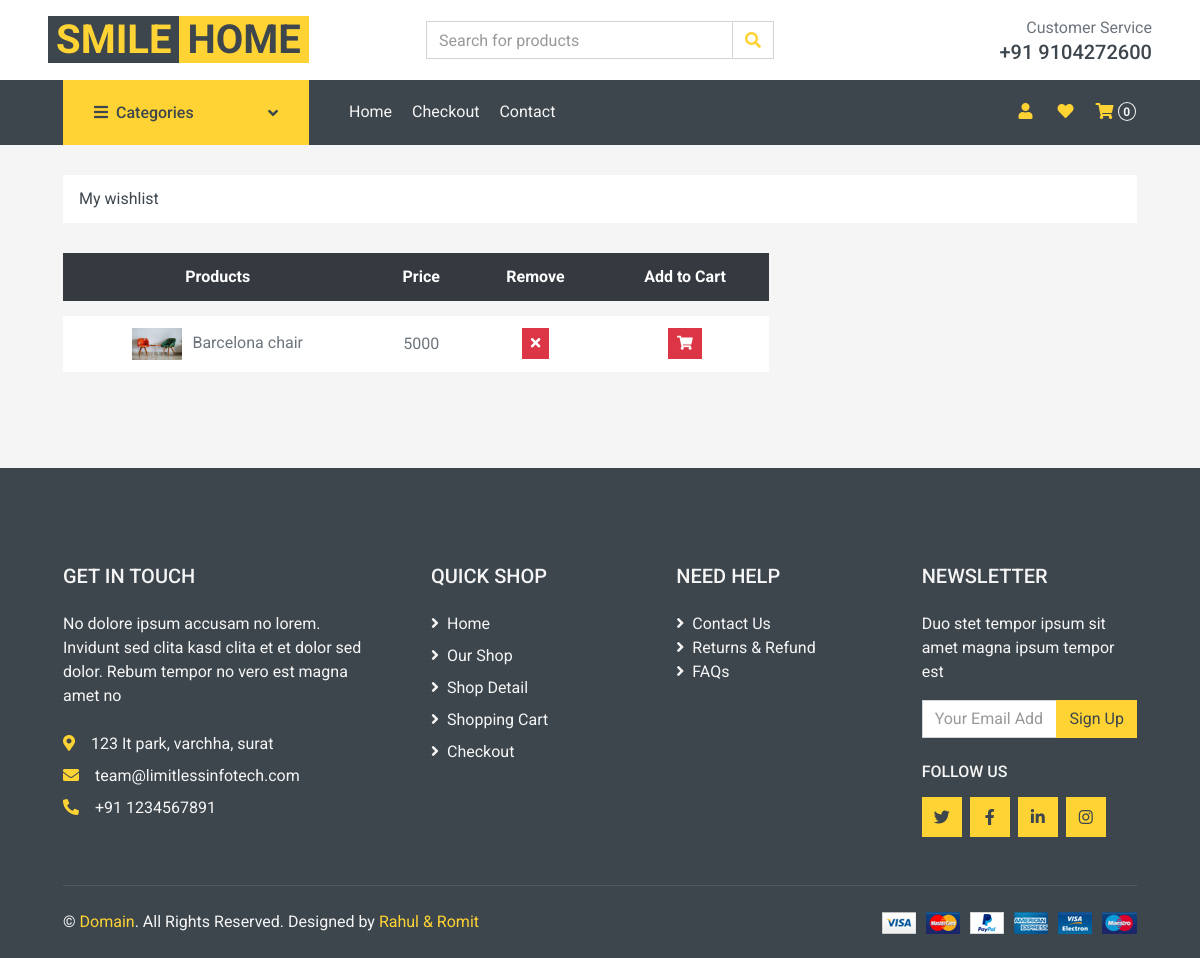
Screenshot of /wishlist.php (signed in) with the database file from the repository.
### tables this page shows
CREATE TABLE `wishlist` (
  `id` int(11) NOT NULL,
  `pid` int(11) NOT NULL,
  `uid` int(11) NOT NULL,
  `timestamp` datetime NOT NULL DEFAULT current_timestamp()
);

CREATE TABLE `product` (
  `product_id` int(11) NOT NULL,
  `product_title` varchar(50) NOT NULL,
  `product_description` varchar(100) NOT NULL,
  `product_img` varchar(100) NOT NULL,
  `product_img2` varchar(100) NOT NULL,
  `category` varchar(50) NOT NULL,
  `product_quantity` int(11) NOT NULL,
  `product_price` int(11) NOT NULL,
  `product_add_date` text NOT NULL,
  `product_modify_date` text NOT NULL
);

### wishlist.php (the view, shortened to what this page needs)
<?php
$user_id = $_SESSION['userid'];
?>
<!DOCTYPE html>
<html lang="en">
<head>
    <link href="https://cdnjs.cloudflare.com/ajax/libs/font-awesome/5.10.0/css/all.min.css" rel="stylesheet">
    <link href="lib/animate/animate.min.css" rel="stylesheet">
    <link href="lib/owlcarousel/assets/owl.carousel.min.css" rel="stylesheet">
    <link href="css/style.css" rel="stylesheet">
</head>
<body style="overflow-x: hidden">
    <?php
    include('./header.php');
    ?>
    <div class="container-fluid">
        <div class="row px-xl-5">
            <div class="col-12">
                <nav class="breadcrumb bg-light mb-30">
                    <a class="breadcrumb-item text-dark" href="#">My wishlist</a>
                </nav>
            </div>
        </div>
    </div>
    <div class="container-fluid">
        <div class="row px-xl-5">
            <div class="col-lg-8 table-responsive mb-5">
                <table class="table table-light table-borderless table-hover text-center mb-0">
                    <thead class="thead-dark">
                        <tr>
                            <th>Products</th>
                            <th>Price</th>
                            <th>Remove</th>
                            <th>Add to Cart</th>
                        </tr>
                    </thead>
                    <?php
                    $query = "SELECT * FROM wishlist JOIN product ON product.product_id=wishlist.pid";
                    $res = mysqli_query($con, $query);
                    if (mysqli_num_rows($res) > 0) {
                        while ($row = mysqli_fetch_array($res)) {
                            $p_name = $row['product_title'];
                            $p_price = $row['product_price'];
                            $p_img = $row['product_img'];
                            $p_id = $row['product_id'];
                    ?>
                            <tbody class="align-middle">
                                <?php
                                echo '
                            <tr>
                                <td class="align-middle"> <a href="detail.php?productid=' . $p_id . '"><img src="./Admin/upload/' . $p_img . '" alt="" style="width: 50px; margin-right:10px;"></a>' . $p_name . '</td>
                                <td class="align-middle">' . $p_price . '</td>
                                <td class="align-middle"> <a href="delete_wishlist.php?p_id=' . $p_id . '&cid=' . $user_id . '" class="btn btn-sm btn-danger"><i class="fa fa-times"></i></a></td>
                                <td class="align-middle"> <a href="" class="btn btn-sm btn-danger"><i class="fas fa-shopping-cart"></i></a></td>
                            </tr>
                            ';
                                ?>
                            </tbody>
                    <?php }
                    } ?>
                </table>
            </div>
        </div>
    </div>
    <?php
    include('./footer.php');
    ?>
</body>
</html>

### rows the page displays
wishlist: product.product_img (picture), product.product_title "Barcelona chair", product.product_price "5000"

### other values shown
$count "0"
